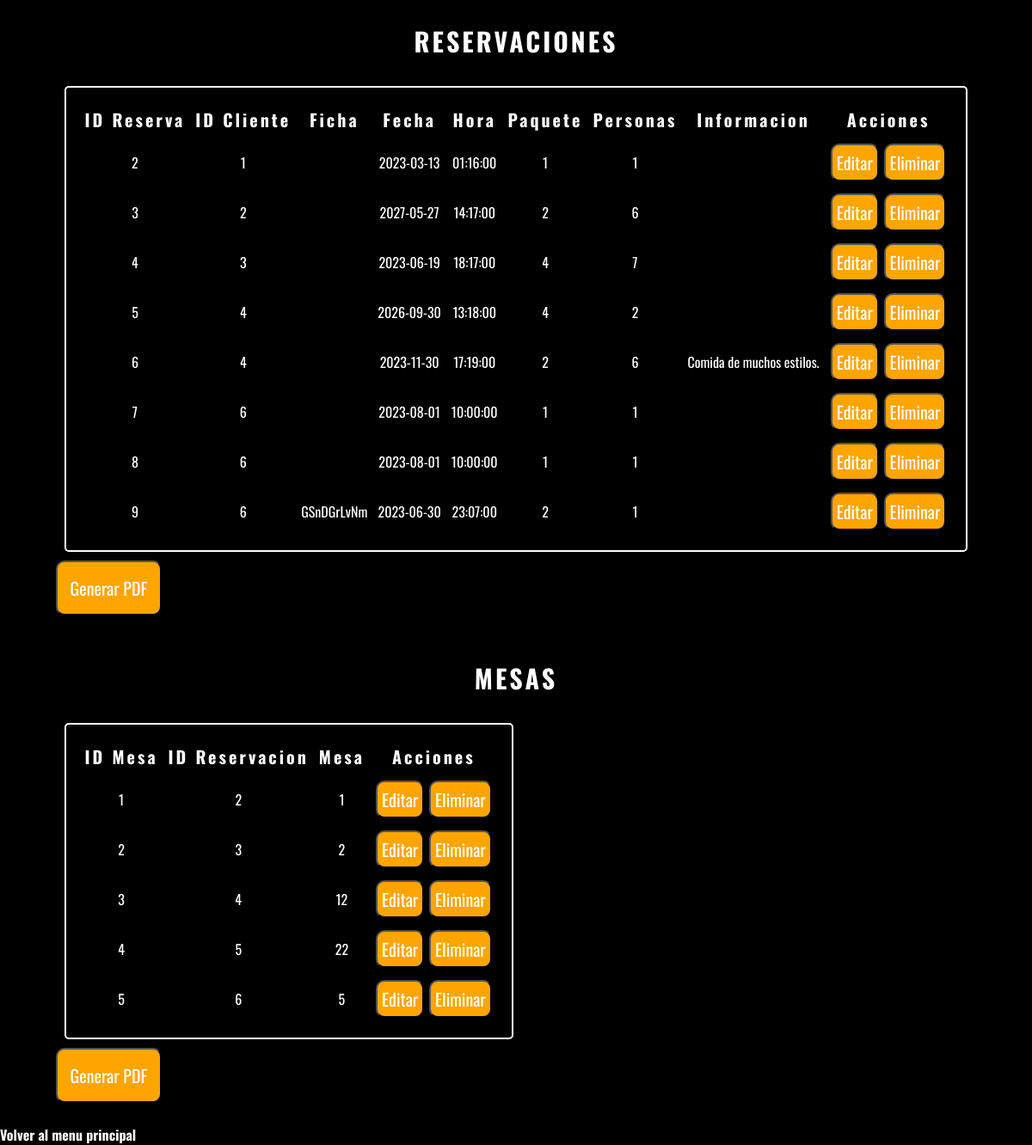
Page /reservacionesAdmin.php on the committed database.
### tables this page shows
CREATE TABLE `reservaciones` (
  `id_reservacion` int(11) NOT NULL,
  `id_cliente` int(11) NOT NULL,
  `ficha` varchar(70) NOT NULL,
  `fecha` date NOT NULL,
  `hora` time NOT NULL,
  `tipo_paquete` int(11) NOT NULL,
  `cantidad_personas` bigint(5) NOT NULL,
  `informacion_extra` varchar(200) DEFAULT NULL
);

CREATE TABLE `mesa_reservacion` (
  `id_mesa` int(11) NOT NULL,
  `id_reservacion` int(11) DEFAULT NULL,
  `no_mesa` tinyint(3) DEFAULT NULL
);

### reservacionesAdmin.php (the view, shortened to what this page needs)
<!DOCTYPE html>
<html lang="en">
<head>
  <link rel="stylesheet" href="https://cdnjs.cloudflare.com/ajax/libs/font-awesome/6.4.0/css/all.min.css"integrity="sha512-iecdLmaskl7CVkqkXNQ/ZH/XLlvWZOJyj7Yy7tcenmpD1ypASozpmT/E0iPtmFIB46ZmdtAc9eNBvH0H/ZpiBw==" />
  <link rel="stylesheet" href="style/index.css">
  <link rel="stylesheet" href="style/tablaAdmin.css">
  <link rel="stylesheet" href="style/navbarAdmin.css">
</head>
<body>
<div class="maintablas">
        <div class="tabla-box">
        <h2>RESERVACIONES</h2>
            <?php
            include 'conexion.php';
            $query = "SELECT * FROM reservaciones";
            $result = $conecta->query($query);
            if ($result->num_rows > 0) {
                echo "<table >";
                echo "<tr><th>ID Reserva</th><th>ID Cliente</th><th>Ficha</th><th>Fecha</th><th>Hora</th><th>Paquete</th><th>Personas</th><th>Informacion</th><th>Acciones</th></tr>";
                while ($row = $result->fetch_assoc()) {
                    echo "<tr>";
                    echo "<td>{$row['id_reservacion']}</td>";
                    echo "<td>{$row['id_cliente']}</td>";
                    echo "<td>{$row['ficha']}</td>";
                    echo "<td>{$row['fecha']}</td>";
                    echo "<td>{$row['hora']}</td>";
                    echo "<td>{$row['tipo_paquete']}</td>";
                    echo "<td>{$row['cantidad_personas']}</td>";
                    echo "<td>{$row['informacion_extra']}</td>";
                    $idReservacion = $row['id_reservacion'];
                    echo "<td>
                    <button class = 'botonRegistrar' onclick=\"window.location.href='editReservacion.php?id={$row['id_reservacion']}'\">Editar</button>
                    <button class='botonRegistrar' onclick='confirmarEdicion($idReservacion)'>Eliminar</button>
                        </td>";
                    echo "</tr>";
                }
                echo "</table>";
            } else {
                echo '<script>alert("Sin registros");</script>';
            }
            ?>
            <a href="reservasPDF.php" target="_blank"><button class="botonEmpleado">Generar PDF</button></a>
        </div>
        <div class="tabla-box">
        <h2>MESAS</h2>
            <?php
            include 'conexion.php';
            $query = "SELECT * FROM mesa_reservacion";
            $result = $conecta->query($query);
            if ($result->num_rows > 0) {
                echo "<table class = 'tabla2'>";
                echo "<tr><th>ID Mesa</th><th>ID Reservacion</th><th>Mesa</th><th>Acciones</th></tr>";
                while ($row = $result->fetch_assoc()) {
                    echo "<tr>";
                    echo "<td>{$row['id_mesa']}</td>";
                    echo "<td>{$row['id_reservacion']}</td>";
                    echo "<td>{$row['no_mesa']}</td>";
                    echo "<td>
                    <button class = 'botonRegistrar' onclick=\"window.location.href='editReservacion.php?id={$row['id_mesa']}'\">Editar</button>
                    <button class='botonRegistrar' onclick='confirmarEdicion($idReservacion)'>Eliminar</button>
                        </td>";
                    echo "</tr>";
                }
                echo "</table>";
            } else {
                echo '<script>alert("Sin registros");</script>';
            }
            ?>
            <a href="mesasPDF.php" target="_blank"><button class="botonEmpleado">Generar PDF</button></a>
        </div>
</div>
    <a href="index.php"><strong>Volver al menu principal</strong></a>
</body>
</html>

### style/index.css (style rules this page uses)
* { margin: 0; padding: 0; font-family: 'Oswald', sans-serif; }
body { height: 100vh; color: #fff; background-color: black; background-image: url("http://localhost/integrador/img/fondo230.jpg"); background-position: center; background-size: cover; background-repeat: no-repeat; background-attachment: fixed; transition: all .2s ease-in-out; animation: cambioImagen 10s infinite; }
a { color: #fff; text-decoration: none; }

### style/tablaAdmin.css (style rules this page uses)
.maintablas { justify-content: center; align-items: center; display: grid; }
.tabla-box { transition: all .2s ease-in-out; width: 100%; padding: 25px; background: rgba(0,0,0,.5); box-sizing: border-box; box-shadow: 0 15px 25px rgba(0,0,0,.6); border-radius: 10px; }
.tabla-box h2 { letter-spacing: 3px; margin: 0 0 30px; font-size: 30px; transition: all .2s ease-in-out; padding: 0; color: #fff; text-align: center; }
.botonRegistrar { text-align:center; background-color: orange; color: white; border-radius: 10px; transition: all .2s ease-in-out; }
.botonEmpleado { padding: 15px; text-align:center; background-color: orange; color: white; font-size: 20px; border-radius: 10px; transition: all .2s ease-in-out; }
td .botonRegistrar { padding: 5px; display: inline-block; margin: 1px; font-size: 20px; }
table { padding: 15px; border-collapse: separate; border: 2px solid white; border-radius: 5px; transition: all .2s ease-in-out; margin: 10px; }
th { font-style: normal; transition: all .2s ease-in-out; letter-spacing: 3px; font-size: 20px; color: #fff; }
th, td { padding: 5px; text-align: center; }

### rows in the picture
reservaciones: id_reservacion "2", id_cliente "1", fecha "2023-03-13", hora "01:16:00", tipo_paquete "1", cantidad_personas "1"
reservaciones: id_reservacion "3", id_cliente "2", fecha "2027-05-27", hora "14:17:00", tipo_paquete "2", cantidad_personas "6"
reservaciones: id_reservacion "4", id_cliente "3", fecha "2023-06-19", hora "18:17:00", tipo_paquete "4", cantidad_personas "7"
reservaciones: id_reservacion "5", id_cliente "4", fecha "2026-09-30", hora "13:18:00", tipo_paquete "4", cantidad_personas "2"
reservaciones: id_reservacion "6", id_cliente "4", fecha "2023-11-30", hora "17:19:00", tipo_paquete "2", cantidad_personas "6", informacion_extra "Comida de muchos estilos."
reservaciones: id_reservacion "7", id_cliente "6", fecha "2023-08-01", hora "10:00:00", tipo_paquete "1", cantidad_personas "1"
reservaciones: id_reservacion "8", id_cliente "6", fecha "2023-08-01", hora "10:00:00", tipo_paquete "1", cantidad_personas "1"
reservaciones: id_reservacion "9", id_cliente "6", ficha "GSnDGrLvNm", fecha "2023-06-30", hora "23:07:00", tipo_paquete "2", cantidad_personas "1"
mesa_reservacion: id_mesa "1", id_reservacion "2", no_mesa "1"
mesa_reservacion: id_mesa "2", id_reservacion "3", no_mesa "2"
mesa_reservacion: id_mesa "3", id_reservacion "4", no_mesa "12"
mesa_reservacion: id_mesa "4", id_reservacion "5", no_mesa "22"
mesa_reservacion: id_mesa "5", id_reservacion "6", no_mesa "5"
